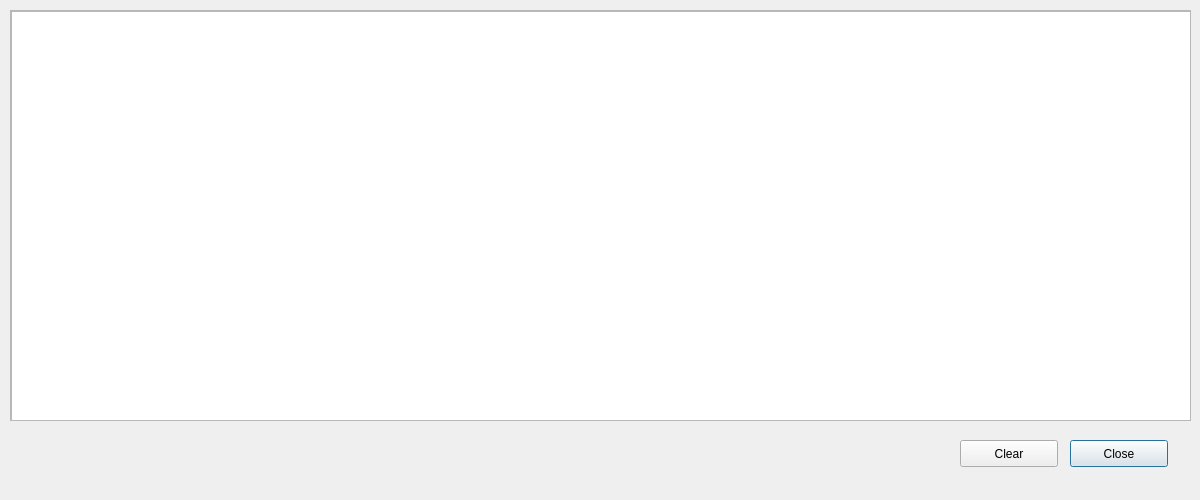
<?xml version="1.0" encoding="UTF-8"?>
<ui version="4.0">
 <class>win_log_reader</class>
 <widget class="QDialog" name="win_log_reader">
  <property name="windowModality">
   <enum>Qt::WindowModal</enum>
  </property>
  <property name="geometry">
   <rect>
    <x>0</x>
    <y>0</y>
    <width>1200</width>
    <height>500</height>
   </rect>
  </property>
  <property name="windowTitle">
   <string>Processing Log</string>
  </property>
  <property name="modal">
   <bool>true</bool>
  </property>
  <widget class="QScrollArea" name="scrollArea">
   <property name="geometry">
    <rect>
     <x>10</x>
     <y>10</y>
     <width>1181</width>
     <height>411</height>
    </rect>
   </property>
   <property name="widgetResizable">
    <bool>true</bool>
   </property>
   <widget class="QWidget" name="scrollAreaWidgetContents">
    <property name="geometry">
     <rect>
      <x>0</x>
      <y>0</y>
      <width>1179</width>
      <height>409</height>
     </rect>
    </property>
    <widget class="QTextEdit" name="textEdit">
     <property name="geometry">
      <rect>
       <x>0</x>
       <y>0</y>
       <width>1181</width>
       <height>411</height>
      </rect>
     </property>
     <property name="verticalScrollBarPolicy">
      <enum>Qt::ScrollBarAsNeeded</enum>
     </property>
     <property name="autoFormatting">
      <set>QTextEdit::AutoAll</set>
     </property>
     <property name="readOnly">
      <bool>true</bool>
     </property>
    </widget>
   </widget>
  </widget>
  <widget class="QPushButton" name="btn_close">
   <property name="geometry">
    <rect>
     <x>1070</x>
     <y>440</y>
     <width>98</width>
     <height>27</height>
    </rect>
   </property>
   <property name="toolTip">
    <string extracomment="Close error.log"/>
   </property>
   <property name="text">
    <string>Close</string>
   </property>
  </widget>
  <widget class="QPushButton" name="btn_clearErrorLog">
   <property name="geometry">
    <rect>
     <x>960</x>
     <y>440</y>
     <width>98</width>
     <height>27</height>
    </rect>
   </property>
   <property name="toolTip">
    <string extracomment="Clear error.log"/>
   </property>
   <property name="text">
    <string>Clear</string>
   </property>
   <property name="shortcut">
    <string>Ctrl+C</string>
   </property>
  </widget>
 </widget>
 <resources/>
 <connections>
  <connection>
   <sender>btn_clearErrorLog</sender>
   <signal>clicked()</signal>
   <receiver>textEdit</receiver>
   <slot>clear()</slot>
   <hints>
    <hint type="sourcelabel">
     <x>999</x>
     <y>453</y>
    </hint>
    <hint type="destinationlabel">
     <x>960</x>
     <y>392</y>
    </hint>
   </hints>
  </connection>
 </connections>
</ui>
